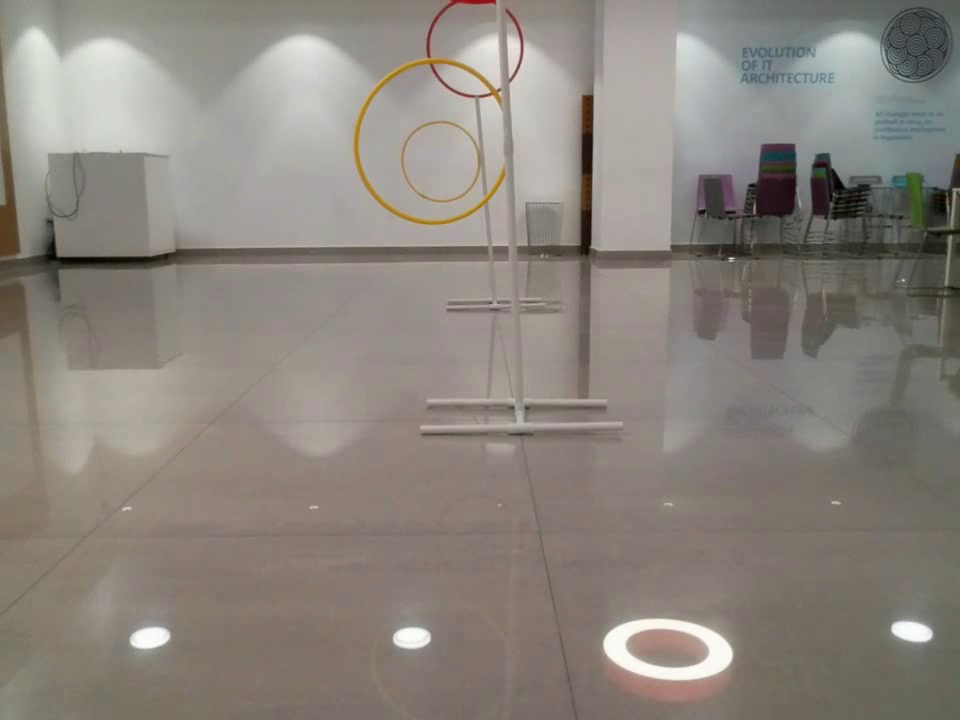
#> input picture frame 26 of data/videos/test_run_20230925_185437.mp4, 960 x 720 px, given in place of scan_without_bg_1.mov, which was not available
$ python hough.py
#> lines starting #> are read from the running program, lines starting #| are printed output that depends on the picture; pictures that were not available may be replaced by others from this repository, and a replacement may not be noted
import cv2
import numpy as np

cap = cv2.VideoCapture('./data/videos/scan_without_bg_1.mov')

while cap.isOpened():
    ret, frame = cap.read()
#> frame is the input picture: shape (720, 960, 3); mean B, G, R 125.3, 132.5, 138.7
    if not ret:
        break

    # Convert to HSV and apply color mask
    grey = cv2.cvtColor(frame, cv2.COLOR_BGR2GRAY)

    # Blur the mask
    blurred = cv2.GaussianBlur(grey, (5, 5), 0)

    # Apply Hough Circle Transform
    circles = cv2.HoughCircles(blurred, cv2.HOUGH_GRADIENT, 1, 20, param1=50, param2=30, minRadius=0, maxRadius=0)
#> circles = 434 rows, first 8: [432.5, 144.5, 79.1], [613.5, 205.5, 215.8], [441.5, 162.5, 39.8], [838.5, 147.5, 116.3], [723.5, 39.5, 217.6], [635.5, 168.5, 160.6], [679.5, 2.5, 254.1], [661.5, 35.5, 232.7]

    if circles is not None:
        circles = np.round(circles[0, :]).astype("int")
#> circles = 434 rows, first 8: [432, 144, 79], [614, 206, 216], [442, 162, 40], [838, 148, 116], [724, 40, 218], [636, 168, 161], [680, 2, 254], [662, 36, 233]
        for (x, y, r) in circles:
            cv2.circle(frame, (x, y), r, (0, 255, 0), 2)
#> this loop made 434 passes
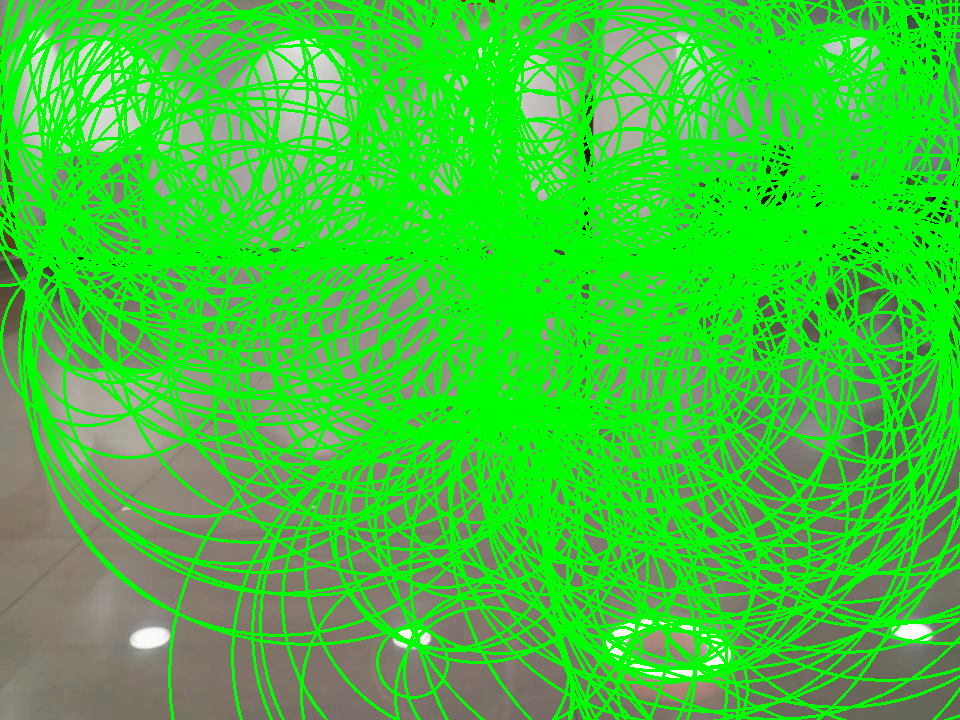
#> frame: shape (720, 960, 3); mean B, G, R 54, 202.1, 60.4

    cv2.imshow("Hoops", frame)

    if cv2.waitKey(1) & 0xFF == ord('q'):
#> (key q is pressed here)
        break

cap.release()
cv2.destroyAllWindows()

$ run again, starting later in the video
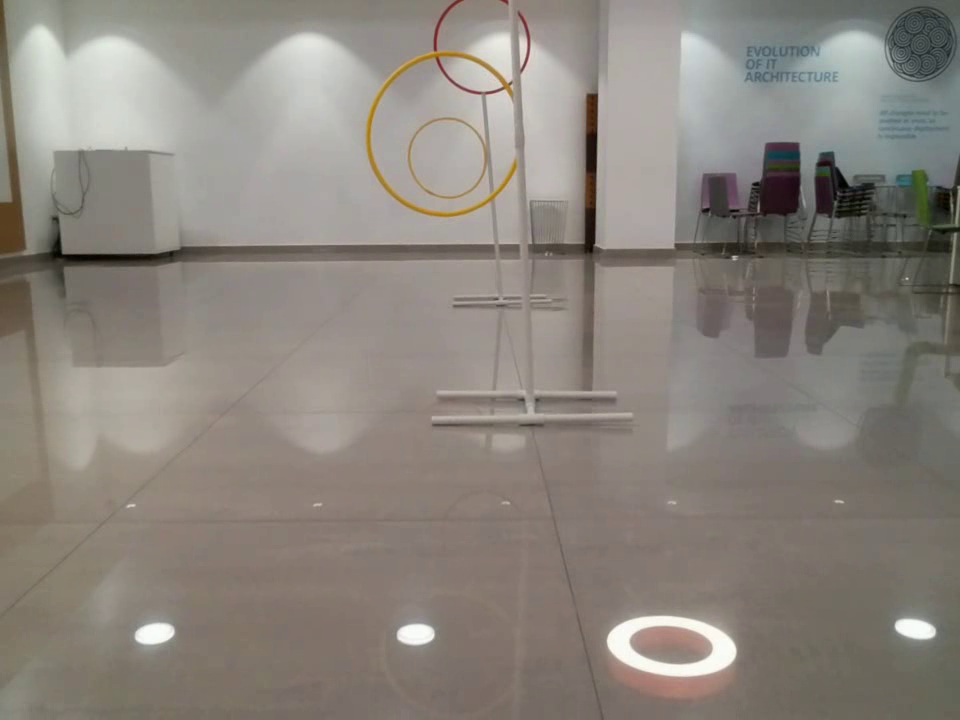
#> input picture frame 118 of data/videos/test_run_20230925_185437.mp4, 960 x 720 px, given in place of scan_without_bg_1.mov, which was not available
#> frame is the input picture: shape (720, 960, 3); mean B, G, R 125.2, 132.4, 138.7
#> `circles = cv2.HoughCircles(blurred, cv2.HOUGH_GRADIENT, 1, 20, param1=..`: circles = 467 rows, first 8: [444.5, 136.5, 79.3], [641.5, 170.5, 158.9], [691.5, 9.5, 249.4], [690.5, 98.5, 204.1], [705.5, 56.5, 186.9], [719.5, 358.5, 225], [832.5, 143.5, 114.8], [672.5, 23.5, 235.2]
#> `circles = np.round(circles[0, :]).astype("int")`: circles = 467 rows, first 8: [444, 136, 79], [642, 170, 159], [692, 10, 249], [690, 98, 204], [706, 56, 187], [720, 358, 225], [832, 144, 115], [672, 24, 235]
#> the loop `for (x, y, r) in circles:` made 467 passes
#> after the loop `for (x, y, r) in circles:`:
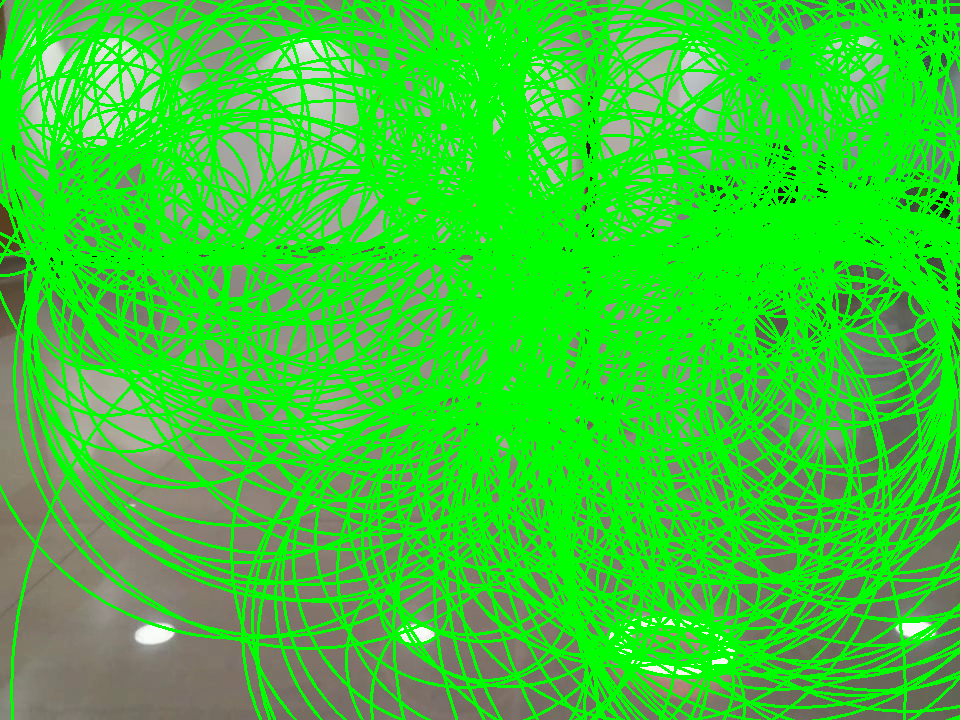
#> frame: shape (720, 960, 3); mean B, G, R 49.6, 206.3, 55.5

$ run again, starting later in the video
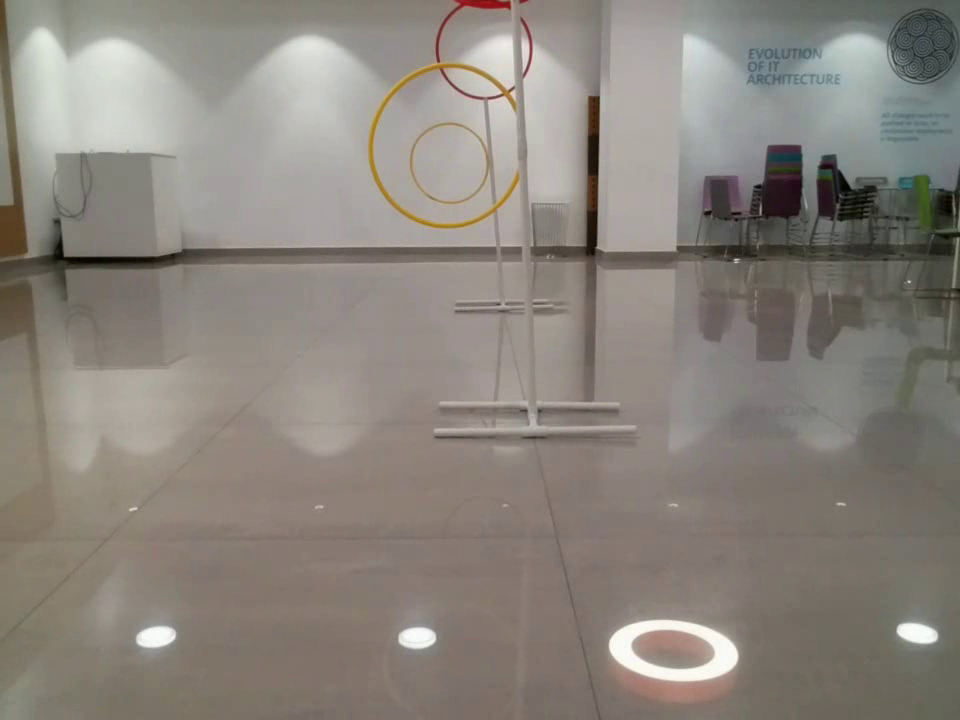
#> input picture frame 211 of data/videos/test_run_20230925_185437.mp4, 960 x 720 px, given in place of scan_without_bg_1.mov, which was not available
#> frame is the input picture: shape (720, 960, 3); mean B, G, R 125.2, 132.5, 138.8
#> `circles = cv2.HoughCircles(blurred, cv2.HOUGH_GRADIENT, 1, 20, param1=..`: circles = 442 rows, first 8: [447.5, 148.5, 79.3], [673.5, 29.5, 232.1], [726.5, 410.5, 235.5], [728.5, 49.5, 207.7], [617.5, 212.5, 217.7], [702.5, 11.5, 250.3], [625.5, 125.5, 143.9], [646.5, 178.5, 156]
#> `circles = np.round(circles[0, :]).astype("int")`: circles = 442 rows, first 8: [448, 148, 79], [674, 30, 232], [726, 410, 236], [728, 50, 208], [618, 212, 218], [702, 12, 250], [626, 126, 144], [646, 178, 156]
#> the loop `for (x, y, r) in circles:` made 442 passes
#> after the loop `for (x, y, r) in circles:`:
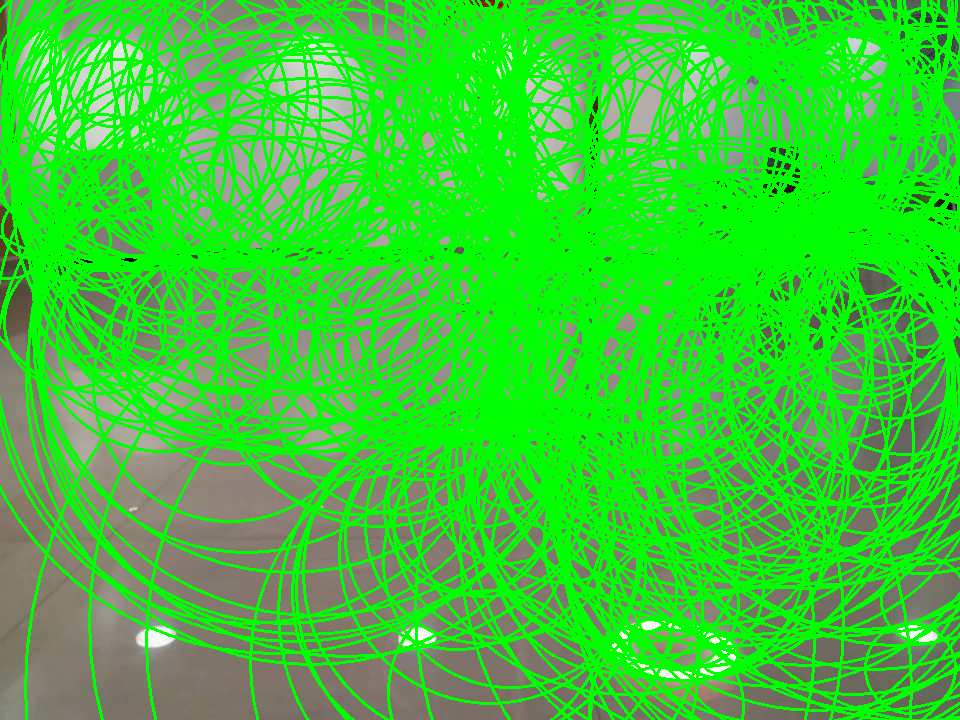
#> frame: shape (720, 960, 3); mean B, G, R 51.7, 204.1, 57.9
